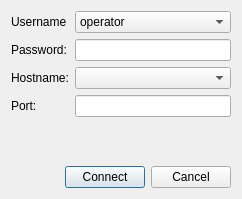
<?xml version="1.0" encoding="UTF-8"?>
<ui version="4.0">
 <class>Dialog</class>
 <widget class="QDialog" name="Dialog">
  <property name="geometry">
   <rect>
    <x>0</x>
    <y>0</y>
    <width>242</width>
    <height>199</height>
   </rect>
  </property>
  <property name="windowTitle">
   <string>Login</string>
  </property>
  <layout class="QVBoxLayout" name="verticalLayout">
   <item>
    <layout class="QFormLayout" name="formLayout">
     <item row="0" column="0">
      <widget class="QLabel" name="laUsername">
       <property name="text">
        <string>Username</string>
       </property>
      </widget>
     </item>
     <item row="0" column="1">
      <widget class="QComboBox" name="ui_username">
       <property name="currentIndex">
        <number>2</number>
       </property>
       <item>
        <property name="text">
         <string>admin</string>
        </property>
       </item>
       <item>
        <property name="text">
         <string>expert</string>
        </property>
       </item>
       <item>
        <property name="text">
         <string>operator</string>
        </property>
       </item>
       <item>
        <property name="text">
         <string>user</string>
        </property>
       </item>
       <item>
        <property name="text">
         <string>observer</string>
        </property>
       </item>
      </widget>
     </item>
     <item row="1" column="0">
      <widget class="QLabel" name="laPassword">
       <property name="text">
        <string>Password:</string>
       </property>
      </widget>
     </item>
     <item row="1" column="1">
      <widget class="QLineEdit" name="ui_password">
       <property name="echoMode">
        <enum>QLineEdit::Password</enum>
       </property>
      </widget>
     </item>
     <item row="2" column="0">
      <widget class="QLabel" name="laHostname">
       <property name="text">
        <string>Hostname:</string>
       </property>
      </widget>
     </item>
     <item row="2" column="1">
      <widget class="QComboBox" name="ui_hostname"/>
     </item>
     <item row="3" column="0">
      <widget class="QLabel" name="laPort">
       <property name="text">
        <string>Port:</string>
       </property>
      </widget>
     </item>
     <item row="3" column="1">
      <widget class="QLineEdit" name="ui_port"/>
     </item>
    </layout>
   </item>
   <item>
    <spacer name="verticalSpacer">
     <property name="orientation">
      <enum>Qt::Vertical</enum>
     </property>
     <property name="sizeHint" stdset="0">
      <size>
       <width>20</width>
       <height>40</height>
      </size>
     </property>
    </spacer>
   </item>
   <item>
    <layout class="QHBoxLayout" name="horizontalLayout">
     <item>
      <spacer name="horizontalSpacer">
       <property name="orientation">
        <enum>Qt::Horizontal</enum>
       </property>
       <property name="sizeHint" stdset="0">
        <size>
         <width>40</width>
         <height>20</height>
        </size>
       </property>
      </spacer>
     </item>
     <item>
      <widget class="QPushButton" name="ui_connect">
       <property name="text">
        <string>Connect</string>
       </property>
      </widget>
     </item>
     <item>
      <widget class="QPushButton" name="pbCancel">
       <property name="text">
        <string>Cancel</string>
       </property>
      </widget>
     </item>
    </layout>
   </item>
  </layout>
 </widget>
 <resources/>
 <connections>
  <connection>
   <sender>pbCancel</sender>
   <signal>clicked()</signal>
   <receiver>Dialog</receiver>
   <slot>reject()</slot>
   <hints>
    <hint type="sourcelabel">
     <x>189</x>
     <y>224</y>
    </hint>
    <hint type="destinationlabel">
     <x>120</x>
     <y>124</y>
    </hint>
   </hints>
  </connection>
  <connection>
   <sender>ui_connect</sender>
   <signal>clicked()</signal>
   <receiver>Dialog</receiver>
   <slot>accept()</slot>
   <hints>
    <hint type="sourcelabel">
     <x>98</x>
     <y>224</y>
    </hint>
    <hint type="destinationlabel">
     <x>120</x>
     <y>124</y>
    </hint>
   </hints>
  </connection>
 </connections>
</ui>
